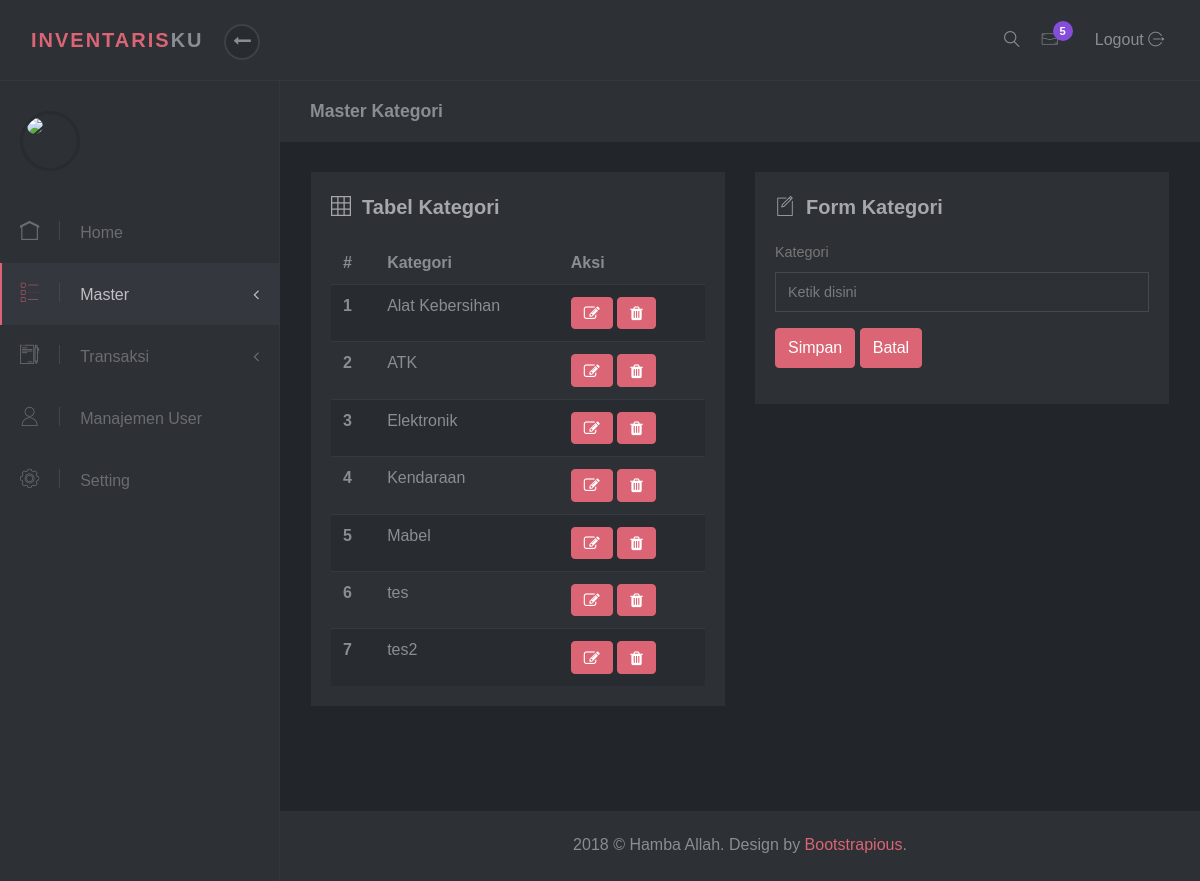
The app's page /pages/kategori.php with its own data.
### tables this page shows
CREATE TABLE `category` (
  `category_id` int(11) NOT NULL,
  `category` varchar(30) NOT NULL
);

### pages/kategori.php (the view, shortened to what this page needs)
<?php include "header.php"; ?>
<?php include "sidebar.php"; ?>
<div class="page-header">
  <div class="container-fluid">
    <h2 class="h5 no-margin-bottom">Master Kategori</h2>
  </div>
</div>
<section class="no-padding-top">
  <div class="container-fluid">
    <div class="row">
      <div class="col-lg-6">
        <div class="block">
          <div class="title">
            <strong><i class="icon-grid"></i>&nbsp; Tabel Kategori</strong>
          </div>
          <div class="table-responsive">
            <table class="table table-striped table-hover">
              <thead>
                <tr>
                  <th>#</th>
                  <th>Kategori</th>
                  <th>Aksi</th>
                </tr>
              </thead>
              <tbody>
                <?php
                $n = 0;
                $sql = mysqli_query($conn, "SELECT * FROM category ORDER BY category ASC");
                while($row = mysqli_fetch_array($sql)):
                ?>
                <tr>
                  <th scope="row"><?php echo ++$n; ?></th>
                  <td><?php echo $row['category']; ?></td>
                  <td>
                    <a href="?id=<?php echo $row['category_id'] ?>" class="btn btn-primary" title="Edit"><i class="fa fa-edit"></i></a>
                    <a href="?hapus=<?php echo $row['category_id']; ?>" name="hapus" class="btn btn-primary" title="Hapus" onclick="return confirm('Are you sure want to delete <?php echo $row['category']; ?> category?');"><i class='fa fa-trash'></i></a>
                  </td>
                </tr>
                <?php endwhile; ?>
              </tbody>
            </table>
          </div>
        </div>
      </div>
      <div class="col-lg-6">
        <div class="block">
          <div class="title">
            <strong><i class="icon-new-file"></i>&nbsp; Form Kategori</strong>
          </div>
          <form method="post" autocomplete="off">
            <div class="form-group">
              <label class="form-control-label">Kategori</label>
              <input type="text" placeholder="Ketik disini" class="form-control" value="<?php if (isset($data)) { echo $data['category']; } ?>" name="category" autofocus="on" required>
            </div>
            <div class="form-group">
              <input type="submit" value="Simpan" class="btn btn-primary" name="<?php if (isset($data)) { echo 'edit'; } else { echo 'simpan'; } ?>">
              <a href="kategori.php" class="btn btn-primary">Batal</a>
            </div>
          </form>
        </div>
      </div>
    </div>
  </div>
</section>
<?php
include "footer.php";
?>

### css/style.default.css (style rules this page uses)
body { position: relative; }
section { padding: 0 1rem; }
a { -webkit-transition: all 0.3s; transition: all 0.3s; display: inline-block; }
i, span, strong { display: inline-block; }
input { outline: none; }
.no-padding-top { padding-top: 0 !important; }
.no-margin-bottom { margin-bottom: 0 !important; }
.block { padding: 20px; background: #2d3035; color: #8a8d93; margin-bottom: 30px; }
.page-header { padding: 20px 15px; background: #2d3035; color: #8a8d93; margin-bottom: 30px; }
i[class*='icon-'] { -webkit-transform: translateY(2px); transform: translateY(2px); }
.block .title { margin-bottom: 20px; }
.block .title strong:first-child { font-size: 1.25rem; color: #a5a7ab; }
.form-control { height: calc(2.4rem + 2px); border: 1px solid #444951; background: transparent; border-radius: 0; color: #979a9f; padding: 0.45rem 0.75rem; }
.form-control-label { color: #777; }
button, input[type='submit'] { cursor: pointer; font-family: inherit; font-weight: 300 !important; }
form label { font-size: .9rem; color: #8a8d93; }
.table { margin-bottom: 0; }
.table td, .table th { border-color: #343a40; }
.table thead th { border: none; }
.table-striped tbody tr { -webkit-transition: all 0.3s; transition: all 0.3s; }
.table-striped tbody tr:nth-of-type(odd) { background-color: #282b2f; }
.btn { font-weight: 400; border: 1px solid transparent; padding: 0.45rem 0.75rem; font-size: 1rem; line-height: 1.5; border-radius: 0.25rem; -webkit-transition: color 0.15s ease-in-out, background-color 0.15s ease-in-out, border-color 0.15s ease-in-out, -webkit-box-shadow 0.15s ease-in-out; transition: color 0.15s ease-in-out, background-color 0.15s ease-in-out, border-color 0.15s ease-in-out, -webkit-box-shadow 0.15s ease-in-out; transition: color 0.15s ease-in-out, background-color 0.15s ease-in-out, border-color 0.15s ease-in-out, box-shadow 0.15s ease-in-out; transition: color 0.15s ease-in-out, background-color 0.15s ease-in-out, border-color 0.15s ease-in-out, box-shadow 0.15s ease-in-out, -webkit-box-shadow 0.15s ease-in-out; }
.btn-primary { color: color-yiq(#DB6574); background-color: #DB6574; border-color: #DB6574; }
body { font-family: "Muli", sans-serif; font-size: 1rem; font-weight: 400; line-height: 1.5; color: #8a8d93; background-color: #fff; }
a { color: #DB6574; text-decoration: none; }
h1, h2, h3, h4, h5, h6, .h1, .h2, .h3, .h4, .h5, .h6 { margin-bottom: 0.5rem; font-family: inherit; font-weight: 700; line-height: 1.2; color: inherit; }
h2, .h2 { font-size: 1.7rem; }
h5, .h5 { font-size: 1.1rem; }

### records on screen
category: category "Alat Kebersihan"
category: category "ATK"
category: category "Elektronik"
category: category "Kendaraan"
category: category "Mabel"
category: category "tes"
category: category "tes2"
